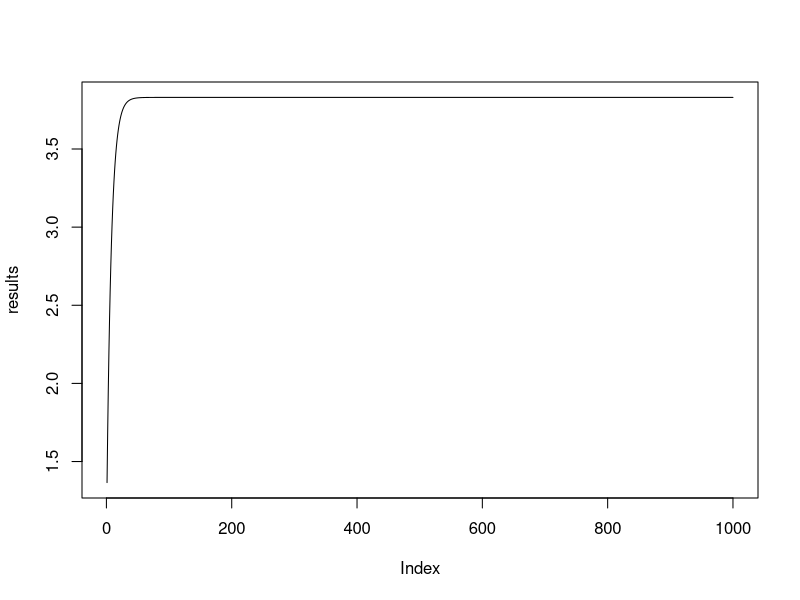

This chart was generated by the following R code:
## standard normal mc em example 6.2

set.seed(345)

N = 100
C = 5
mu = 4
sd = 1

samples = sort(rnorm(N, mu, sd))

M = sum(samples > C)
wbar = mean(samples[samples <= C])


mu_kplus1 =  function(n, m, wbar, mu_k, c){
    #out = (m*wbar/n) + (n-m)*mu_k/n + (1/n)*(dnorm(c-mu_k) / (1 - pnorm(c - mu_k)))
    out = (m*wbar/n) + (n-m)*mu_k/n + (1/n)*(dnorm(c-mu_k) / (1 - pnorm(c - mu_k)))
    return(out)

}


mu_kp1 = 1

for(i in 1:12){
    mu_k = mu_kp1
    mu_kp1 <- mu_kplus1(N, M, wbar, mu_k, C)
    print(mu_kp1)
}

mu_k = 0
mu_kp1 = 1
results = numeric(1000)
for(i in 1:1000){
    mu_k = mu_kp1
    mu_kp1 <- mu_kplus1(N, M, wbar, mu_k, C)
    results[i] <- mu_kp1
}


plot(results, type = "l")
